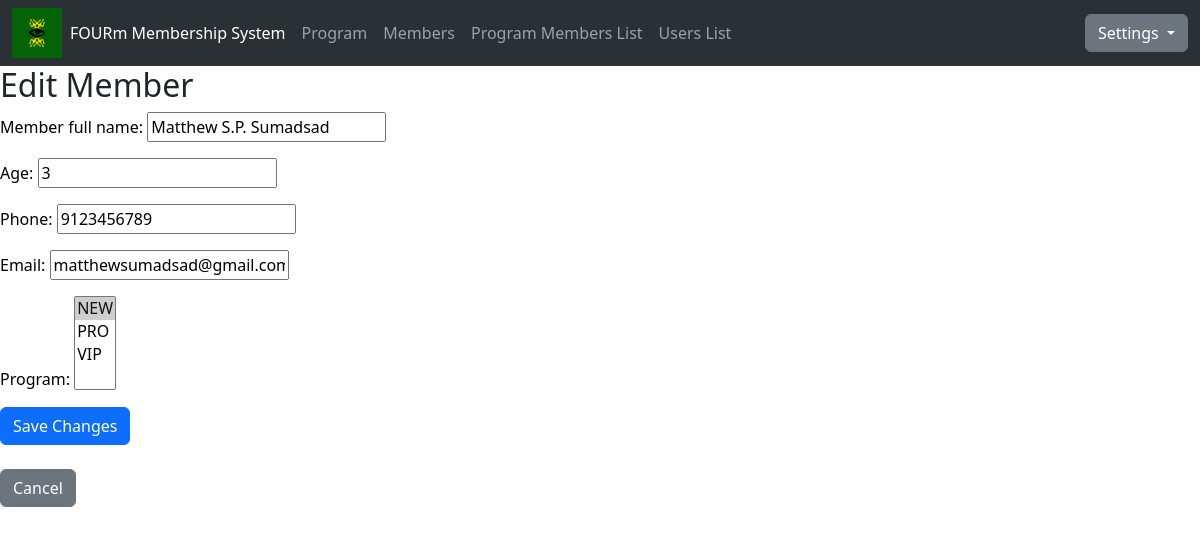
The app's page /edit-member/1/ with its own data.
### webapp/models.py (models this page shows, shortened)
class Member(models.Model):
    member_full_name = models.CharField(max_length=50, null=True)
    age = models.IntegerField(null=True)
    phone = models.IntegerField(blank=True)
    email = models.EmailField(blank=True)
    membership_number = models.AutoField(primary_key=True)
    date_created = models.DateTimeField(auto_now_add=True)
    program = models.ManyToManyField(Program)

class Program(models.Model):
    program = models.CharField(max_length=50, null=True)
    description = models.CharField(max_length=50, null=True)
    started_date = models.DateField(null=True)
    def __str__(self):
        return self.program

### webapp/views.py (the view)
# urls.py: path('edit-member/<int:membership_number>/', edit_member, name='edit_member'),
def edit_member(request, membership_number):
    member = get_object_or_404(Member, membership_number=membership_number)
    if request.method == 'POST':
        form = MemberCreationForm(request.POST, instance=member)
        if form.is_valid():
            form.save()
            return redirect('programmemberslist_page')
    else:
        form = MemberCreationForm(instance=member)
    return render(request, 'pages/edit_member.html', {'form': form, 'member': member})

### webapp/forms.py
class MemberCreationForm(forms.ModelForm):
    class Meta:
        model = Member
        fields = "__all__"

### webapp/templates/pages/edit_member.html (shortened to what this page needs)
{% extends 'pages/index.html' %}
{% block content %}
  <h2>Edit Member</h2>
  <form method="post" action="{% url 'edit_member' member.membership_number %}">
    {{ form.as_p }}
    <button type="submit" class="btn btn-primary">Save Changes</button>
  </form>
  <br>
  <a href="{% url 'programmemberslist_page' %}" class="btn btn-secondary">Cancel</a>
{% endblock %}

### webapp/static/css/style.css (style rules this page uses)
p { color:black }
html { height: 100%; }
body { flex-direction: column; }

### records on screen
Member: member_full_name "Matthew S.P. Sumadsad", age "3", phone "9123456789", email "matthewsumadsad@gmail.com"
Program: program "NEW ☑ / PRO / VIP"
